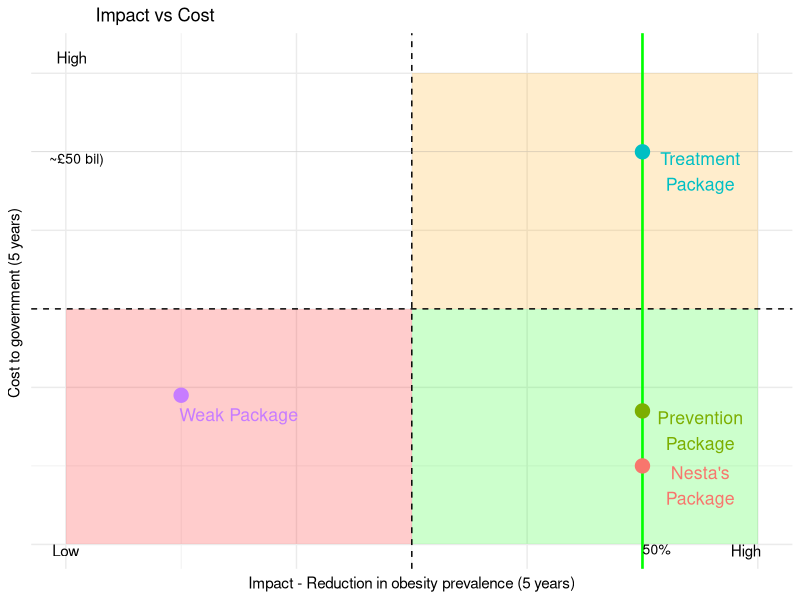
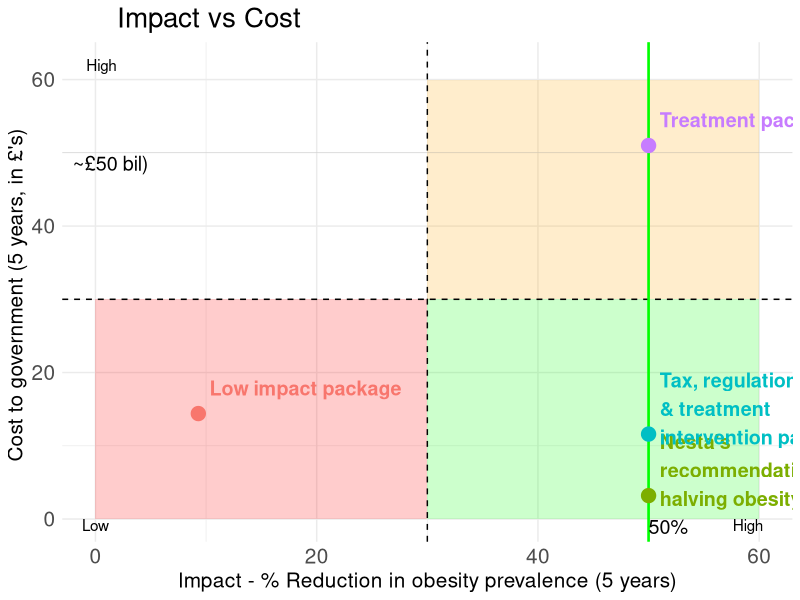
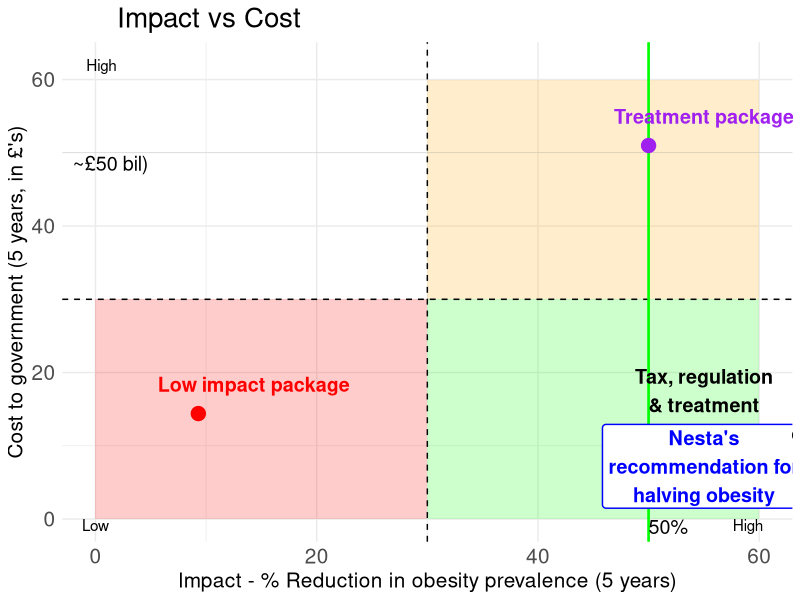

Generate these figures, in order, with R:

library(ggplot2)
library(tidyverse)
library(here)
library(writexl)


data <- tibble(
  package_name = c("Weak Package", "Nesta's Package", "Prevention Package", "Treatment Package"),
  cost = c(1.9, 1, 1.7, 5),
  impact = c(1, 5, 5, 5),
  size = c(3, 3, 3, 3))

mid_x <- 3
mid_y <- 3

# Create the bubble plot
ggplot(data, aes(x = impact, y = cost, size = size, color = package_name, label = str_wrap(package_name, width = 12) )) +
  annotate("rect", xmin = mid_x, xmax = 6, ymin = 0, ymax = mid_y, alpha = 0.2, fill = "green") +
  annotate("rect", xmin = mid_x, xmax = 6, ymin = mid_y, ymax = 6, alpha = 0.2, fill = "orange") +
  annotate("rect", xmin = 0, xmax = mid_x, ymin = 0, ymax = mid_y, alpha = 0.2, fill = "red") +
  geom_vline(xintercept = mid_x, linetype = "dashed", color = "black") +
  geom_hline(yintercept = mid_y, linetype = "dashed", color = "black") +
  geom_vline(xintercept = 5,  linetype = "solid", color = "green",size = 0.9) +
  geom_hline(yintercept = 5,  linetype = "solid", color = "darkgrey",size = 0.1) +
  geom_point(alpha = 1) +
  geom_text(nudge_x = 0.5, nudge_y = -0.25, size = 4.5) +
  # geom_text(nudge_x = 0.1, nudge_y = 0.1, size = 3) +
  
   scale_x_continuous(limits = c(0, 6)) +
  # scale_y_continuous(limits = c(1, 6)) +
  theme_minimal() +
  labs(title = "Impact vs Cost",
       x = "Impact - Reduction in obesity prevalence (5 years)",
       y = "Cost to government (5 years) ") +
  theme(plot.title = element_text(hjust = 0.1), legend.position = "none",
        axis.text.x = element_blank(),
        axis.text.y = element_blank()) +
  annotate("text", x = 0, y = 0, vjust = 1, label = "Low") +  # Annotation for low
  annotate("text", x = 0, y = 6.2, hjust = 0.3, label = str_wrap("High", width = 9) ) +
  annotate("text", x = 0, y = 5, hjust = 0.3, vjust = 1.2, label = str_wrap("~£50 bil)", width = 10), size = 3.5) +
  annotate("text", x = 5.9, y = 0, vjust = 1, label = ("High")) +
  annotate("text", x = 5, y = 0, hjust = 0, vjust = 1, label = "50%", size = 3.5) 






data_2 <- tibble(
  package_name = c("Low impact package", "Nesta's recommendation for halving obesity", "Tax, regulation & treatment intervention package", "Treatment package"),
  cost = c(14.4, 3.2, 11.6, 51),
  impact = c(9.3, 50, 50, 50),
  size = c(3, 3, 3, 3))

mid_x <- 30
mid_y <- 30

# Create the bubble plot
ggplot(data_2, aes(x = impact, y = cost, size = size, color = package_name, label = str_wrap(package_name, width = 20), hjust = 0, fontface = "bold" )) +
  annotate("rect", xmin = mid_x, xmax = 60, ymin = 0, ymax = mid_y, alpha = 0.2, fill = "green") +
  annotate("rect", xmin = mid_x, xmax = 60, ymin = mid_y, ymax = 60, alpha = 0.2, fill = "orange") +
  annotate("rect", xmin = 0, xmax = mid_x, ymin = 0, ymax = mid_y, alpha = 0.2, fill = "red") +
  geom_vline(xintercept = mid_x, linetype = "dashed", color = "black") +
  geom_hline(yintercept = mid_y, linetype = "dashed", color = "black") +
  geom_vline(xintercept = 50,  linetype = "solid", color = "green",size = 0.9) +
  geom_hline(yintercept = 50,  linetype = "solid", color = "darkgrey",size = 0.1) +
  geom_point(alpha = 1) +
  geom_text(nudge_x = 1, nudge_y = 3.5, size = 5) +
  # geom_text(nudge_x = 0.1, nudge_y = 0.1, size = 3) +
  
  # scale_x_continuous(limits = c(0, 6)) +
  # scale_y_continuous(limits = c(1, 6)) +
  theme_minimal() +
  labs(title = "Impact vs Cost",
       x = "Impact - % Reduction in obesity prevalence (5 years)",
       y = "Cost to government (5 years, in £'s) ") +
  theme(plot.title = element_text(size = 20, hjust = 0.1), legend.position = "none",
        axis.text.x = element_text(size = 15), axis.text.y = element_text(size = 15),
        axis.title.x = element_text(size = 15), axis.title.y = element_text(size = 15)
        ) +
  annotate("text", x = 0, y = 0, vjust = 1, label = "Low") +  # Annotation for low
  annotate("text", x = 0, y = 62, hjust = 0.3, label = str_wrap("High", width = 9) ) +
  annotate("text", x = 0, y = 50, hjust = 0.3, vjust = 1.2, label = str_wrap("~£50 bil)", width = 10), size = 5) +
  annotate("text", x = 59, y = 0, vjust = 1, label = ("High")) +
  annotate("text", x = 50, y = 0, hjust = 0, vjust = 1, label = "50%", size = 5) 






# Create the bubble plot
ggplot(data_2, aes(x = impact, y = cost, size = size, color = package_name)) +
  annotate("rect", xmin = mid_x, xmax = 60, ymin = 0, ymax = mid_y, alpha = 0.2, fill = "green") +
  annotate("rect", xmin = mid_x, xmax = 60, ymin = mid_y, ymax = 60, alpha = 0.2, fill = "orange") +
  annotate("rect", xmin = 0, xmax = mid_x, ymin = 0, ymax = mid_y, alpha = 0.2, fill = "red") +
  geom_vline(xintercept = mid_x, linetype = "dashed", color = "black") +
  geom_hline(yintercept = mid_y, linetype = "dashed", color = "black") +
  geom_vline(xintercept = 50, linetype = "solid", color = "green", size = 0.9) +
  geom_hline(yintercept = 50, linetype = "solid", color = "darkgrey", size = 0.1) +
  geom_point(alpha = 1) +
  geom_text(aes(label = str_wrap(package_name, width = 20)), nudge_x = 5, nudge_y = 4, size = 5, fontface = "bold", data = filter(data_2, package_name != "Nesta's recommendation for halving obesity")) +
  geom_label(aes(label = str_wrap(package_name, width = 20)), nudge_x = 5, nudge_y = 4, size = 5, label.size = 0.5, label.padding = unit(0.25, "lines"), fontface = "bold", data = filter(data_2, package_name == "Nesta's recommendation for halving obesity"),  colour = "#0000ff") +
  scale_color_manual(values = c("Low impact package" = "red",
                                "Nesta's recommendation for halving obesity" = "#0000ff",
                                "Tax, regulation & treatment intervention package" = "black",
                                "Treatment package" = "purple")) +
  theme_minimal() +
  labs(title = "Impact vs Cost",
       x = "Impact - % Reduction in obesity prevalence (5 years)",
       y = "Cost to government (5 years, in £'s)") +
  theme(plot.title = element_text(size = 20, hjust = 0.1), legend.position = "none",
        axis.text.x = element_text(size = 15), axis.text.y = element_text(size = 15),
        axis.title.x = element_text(size = 15), axis.title.y = element_text(size = 15)) +
  annotate("text", x = 0, y = 0, vjust = 1, label = "Low") +
  annotate("text", x = 0, y = 62, hjust = 0.3, label = str_wrap("High", width = 9)) +
  annotate("text", x = 0, y = 50, hjust = 0.3, vjust = 1.2, label = str_wrap("~£50 bil)", width = 10), size = 5) +
  annotate("text", x = 59, y = 0, vjust = 1, label = "High") +
  annotate("text", x = 50, y = 0, hjust = 0, vjust = 1, label = "50%", size = 5)
